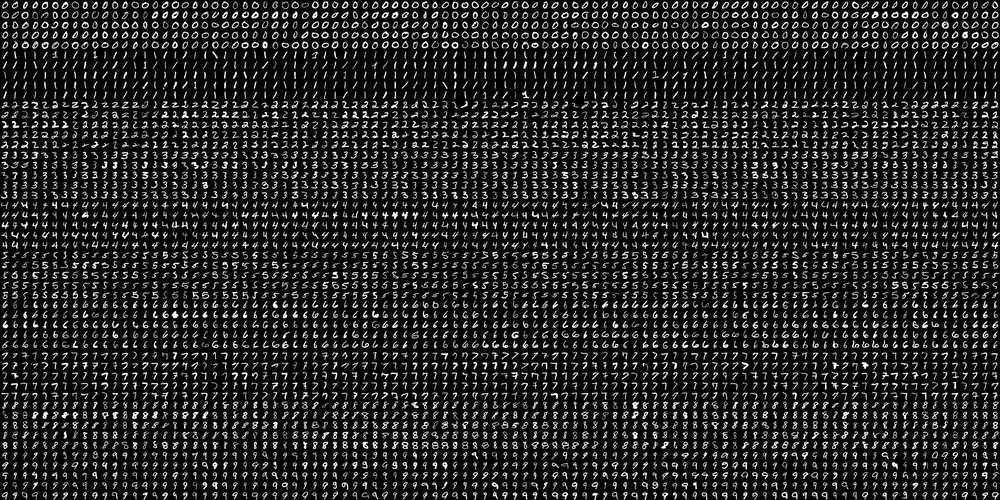
#> input picture Machine Perception/Mp/Prac05/digits.png, 1000 x 500 px, shrunk from 2000 x 1000 before the run; its folder holds only this picture in this run
$ python prac5.py
#> lines starting #> are read from the running program, lines starting #| are printed output that depends on the picture; after the words box and inside, x2 and y2 are one past the last pixel; in counts of white or black regions, pixels touching at a corner belong together
import cv2
import glob
from matplotlib import pyplot as plt
import numpy as np

files = glob.glob("./*.png")
files += glob.glob("./*.jpg")

def imshow_components(connect):

	print("nothing")
	label_hue = np.uint8(179*connect/np.max(connect))
	blank_ch = 255*np.ones_like(label_hue)

	labeled_img = cv2.merge([label_hue, blank_ch, blank_ch])
	labeled_img = cv2.cvtColor(labeled_img, cv2.COLOR_HSV2BGR)
	labeled_img[label_hue==0] = 0

	cv2.imshow('connected components', labeled_img)
	cv2.waitKey(0)


for file in files[0:]:


	img = cv2.imread(file)
#> img is the input picture: shape (500, 1000, 3); min 0, max 255, mean 36.1
	#gray = cv2.imread(file,0)
	gray = cv2.cvtColor(img,cv2.COLOR_BGR2GRAY)


	blur = cv2.GaussianBlur(gray,(5,5),0)
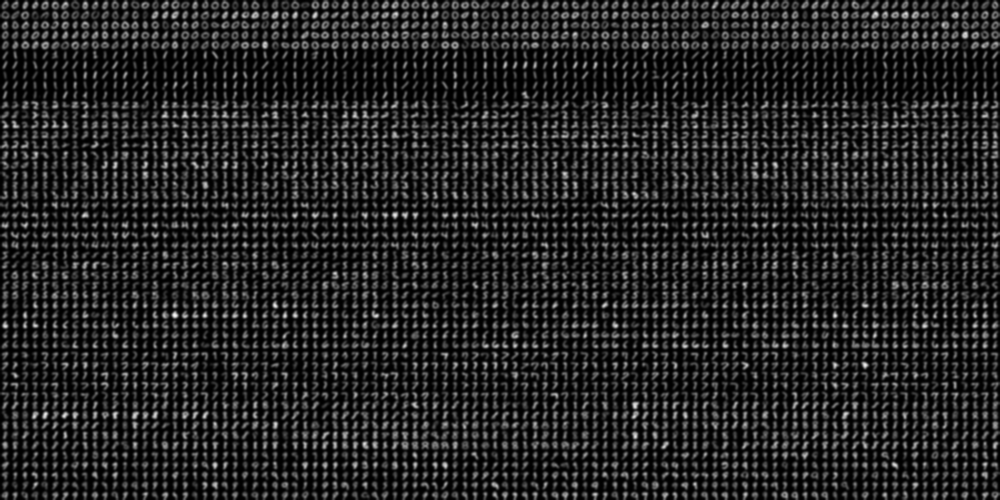
#> blur: shape (500, 1000); min 0, max 244, mean 36.1

	_,otsu = cv2.threshold(blur,0,255,cv2.THRESH_BINARY_INV+cv2.THRESH_OTSU)
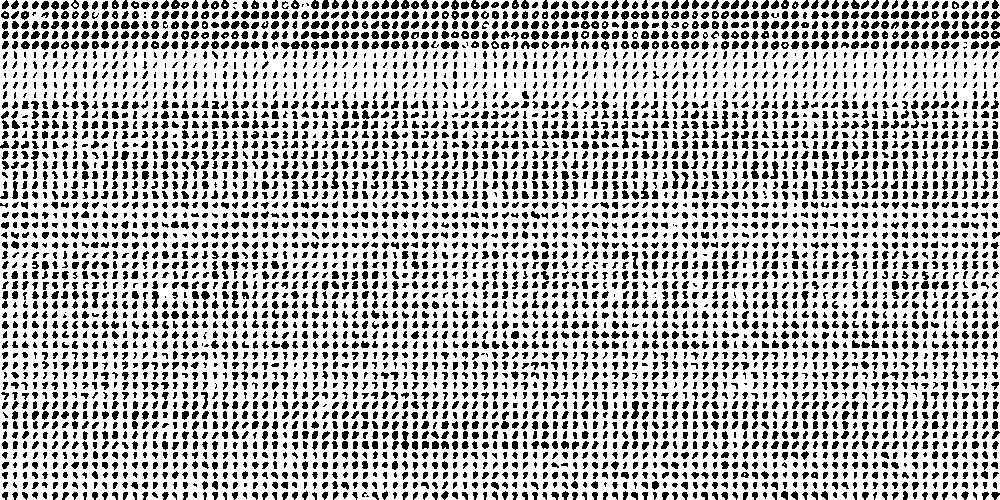
#> otsu: shape (500, 1000); 70.1% white; 4983 black regions (741 under 20 px), largest, box (x1, y1, x2, y2) and area: (311, 31, 329, 39) 102, (631, 401, 639, 419) 99, (751, 161, 759, 179) 98
#	otsu = cv2.threshold(gray, 127, 255, cv2.THRESH_BINARY)[1]  # ensure binary

	otsu = cv2.bitwise_not(otsu)


	cv2.imshow('otsu',otsu)
	cv2.waitKey(0)


	ret, connect = cv2.connectedComponents(otsu, connectivity=4)
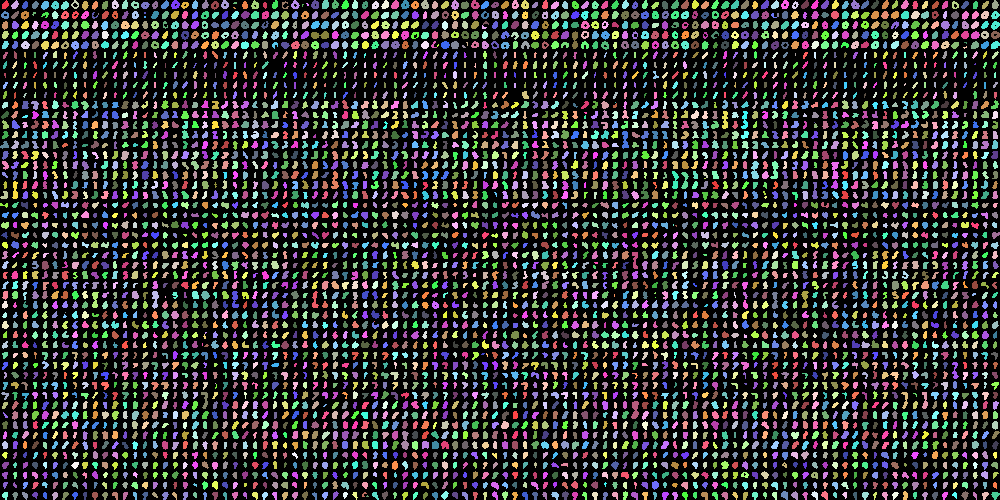
#> connect: shape (500, 1000) int32; 4998 distinct labels, from 0 to 4997; one colour per label, 0 black
#> ret = 4998
	imshow_components(connect)
#> in imshow_components, `label_hue = np.uint8(179*connect/np.max(connect))`:
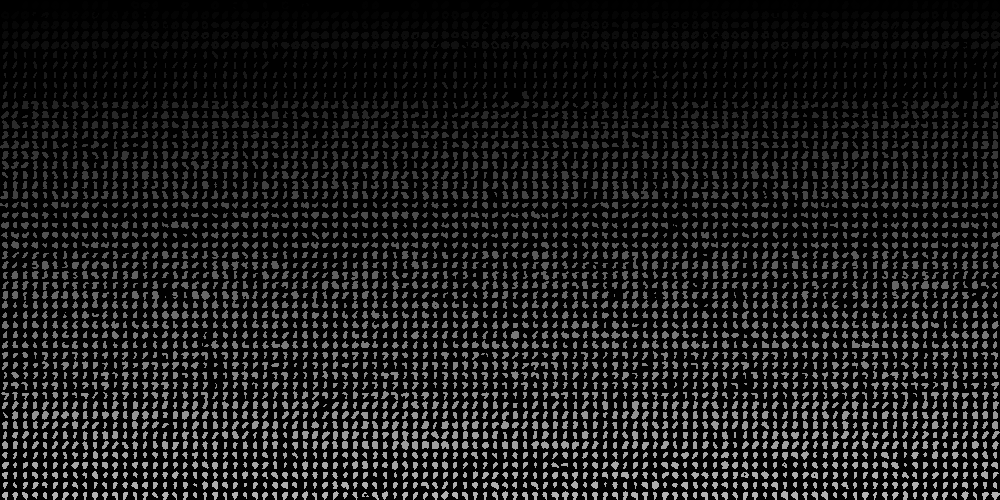
#> label_hue: shape (500, 1000); min 0, max 179, mean 26.1
#> in imshow_components, `labeled_img = cv2.merge([label_hue, blank_ch, blank_ch])`:
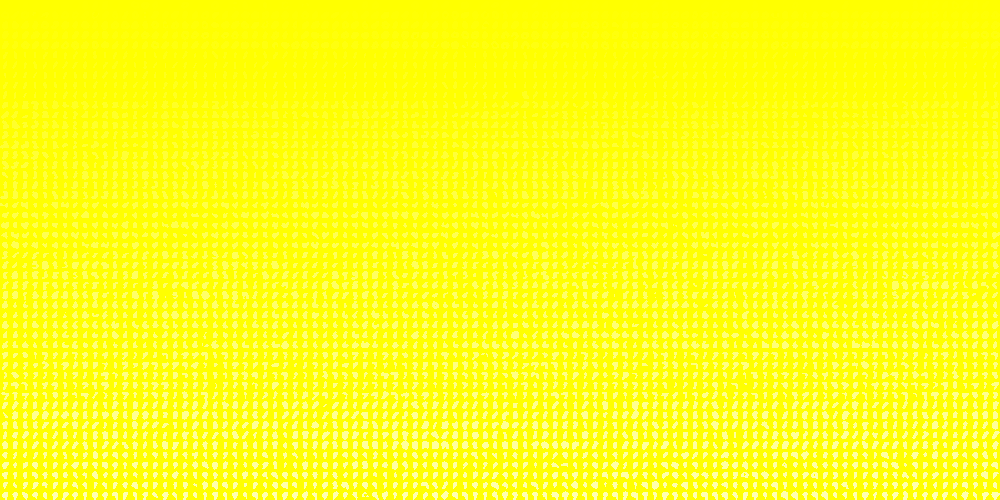
#> labeled_img: shape (500, 1000, 3); mean of channels 0, 1, 2 26.1, 255, 255; drawn as B, G, R
#> in imshow_components, `labeled_img = cv2.cvtColor(labeled_img, cv2.COLOR_HSV2BGR)`:
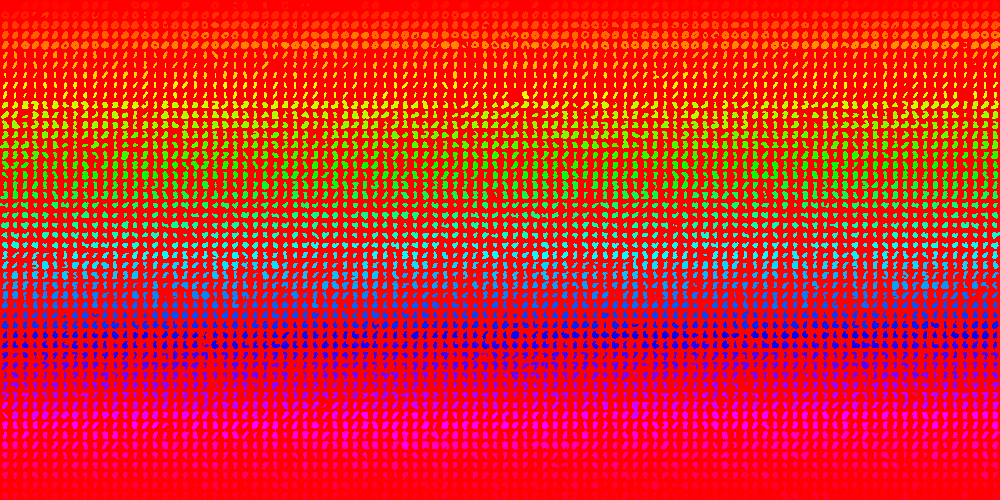
#> labeled_img: shape (500, 1000, 3); mean B, G, R 37.3, 37.2, 216.9
#> in imshow_components, `labeled_img[label_hue==0] = 0`:
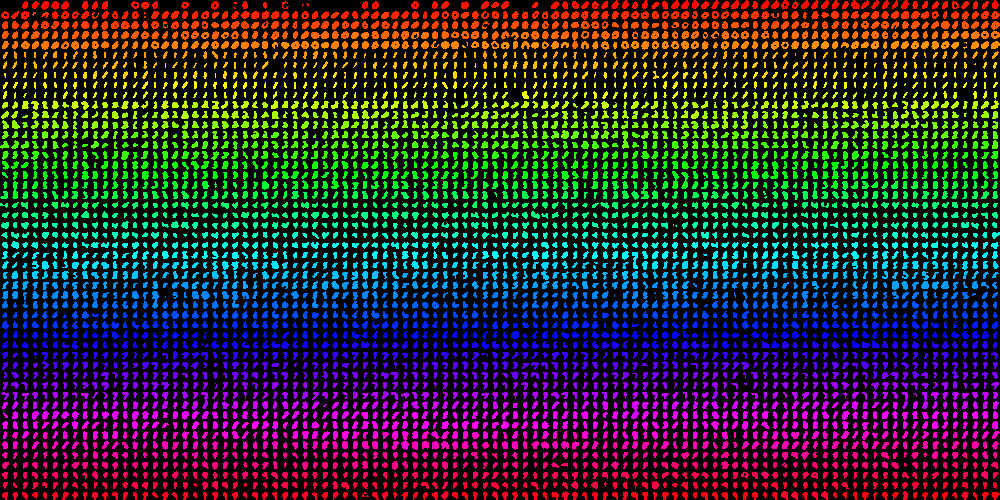
#> labeled_img: shape (500, 1000, 3); mean B, G, R 37.3, 37.2, 37.5

###

####
